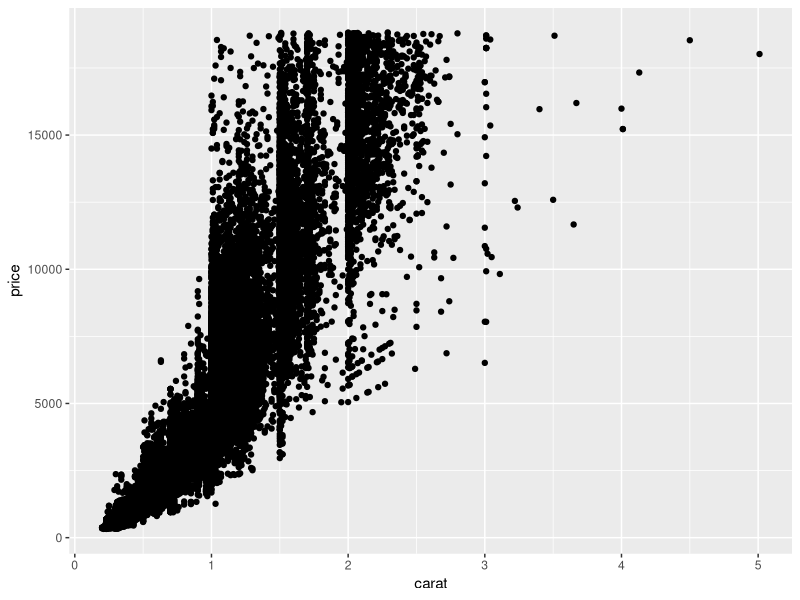
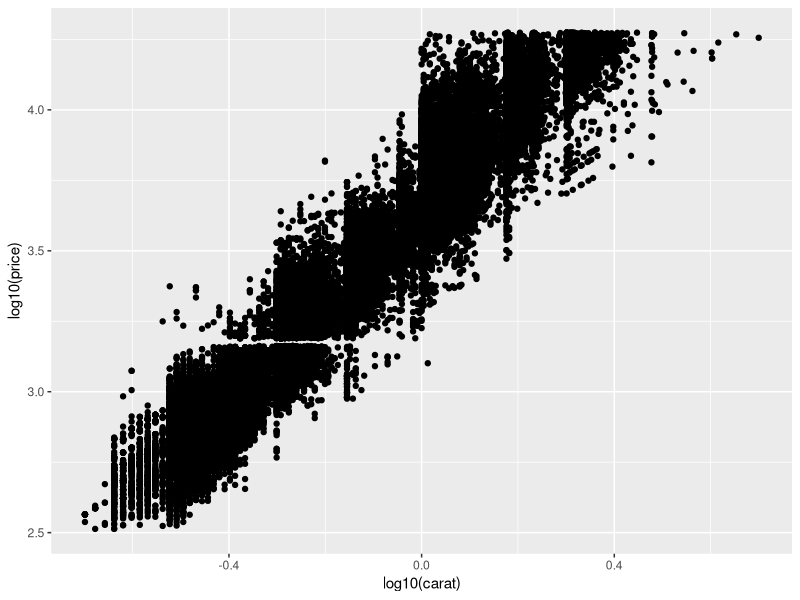
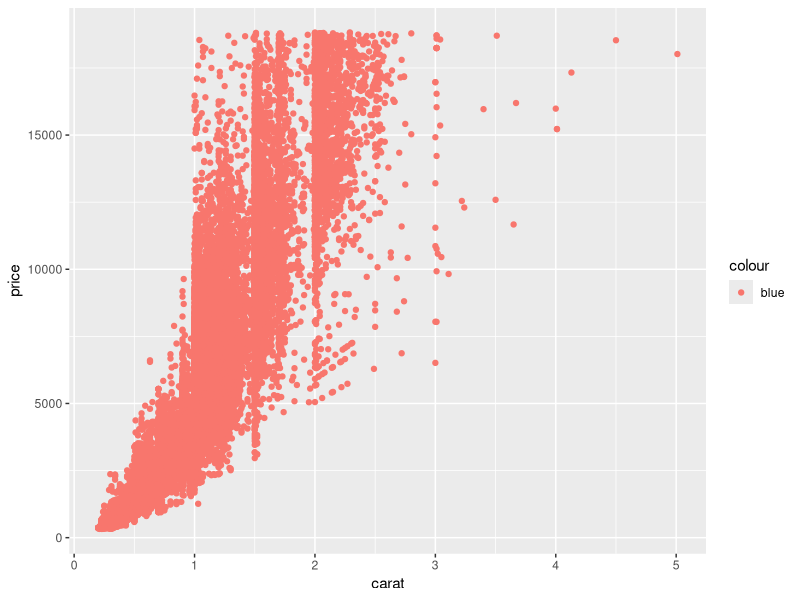
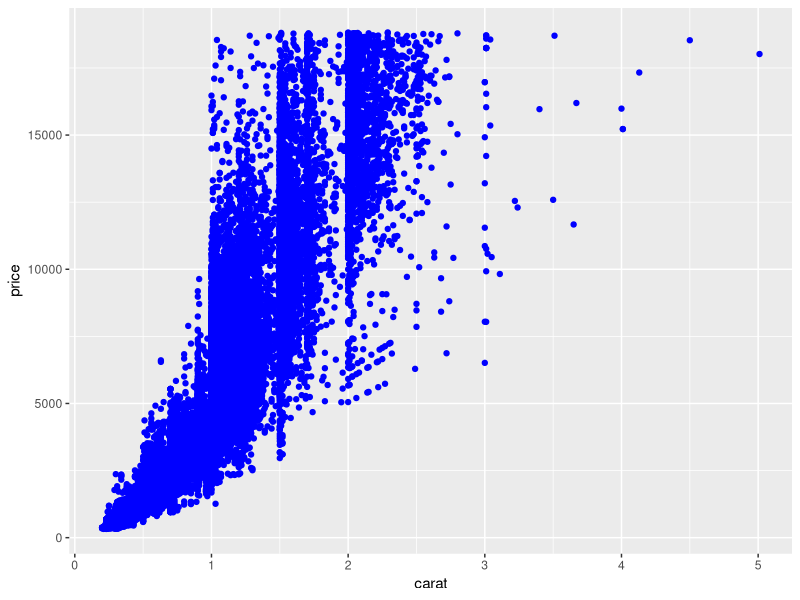
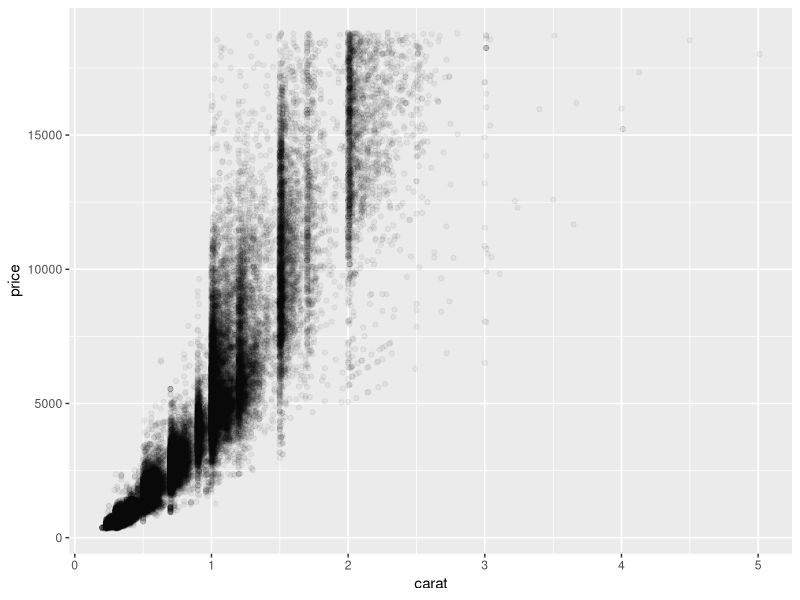
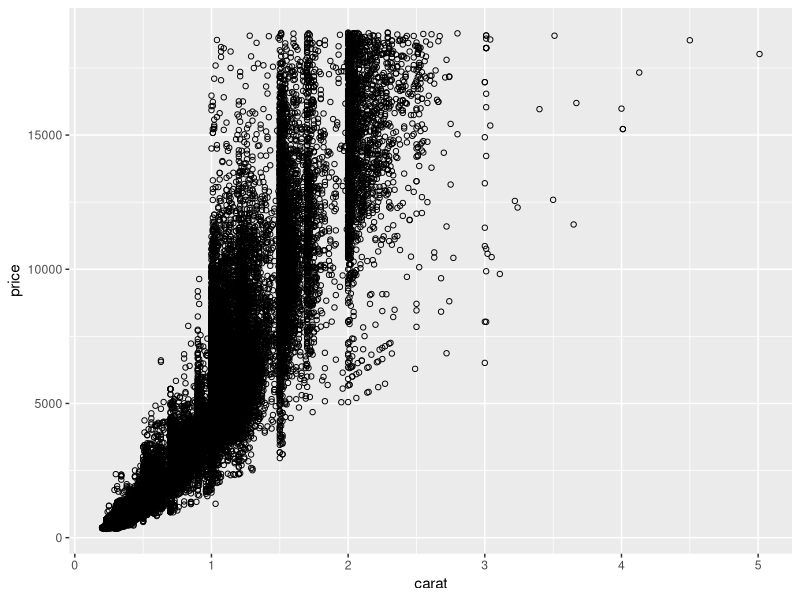
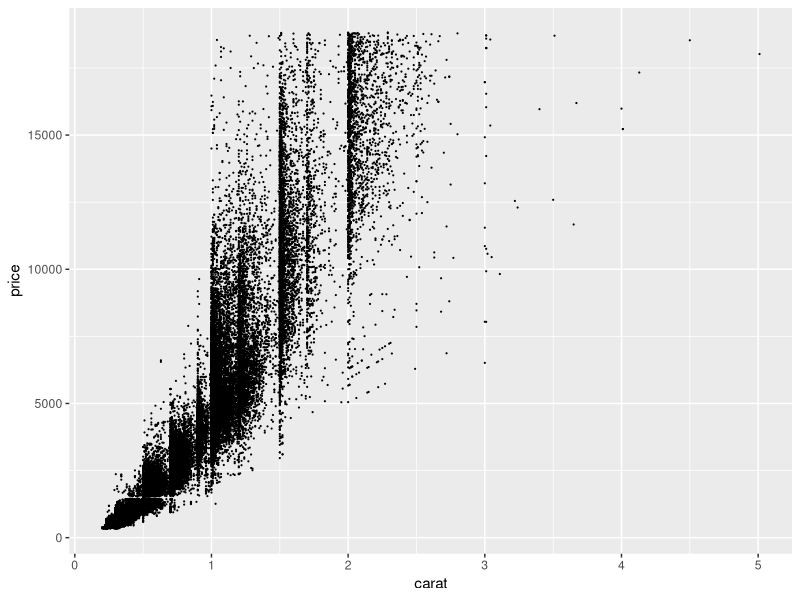
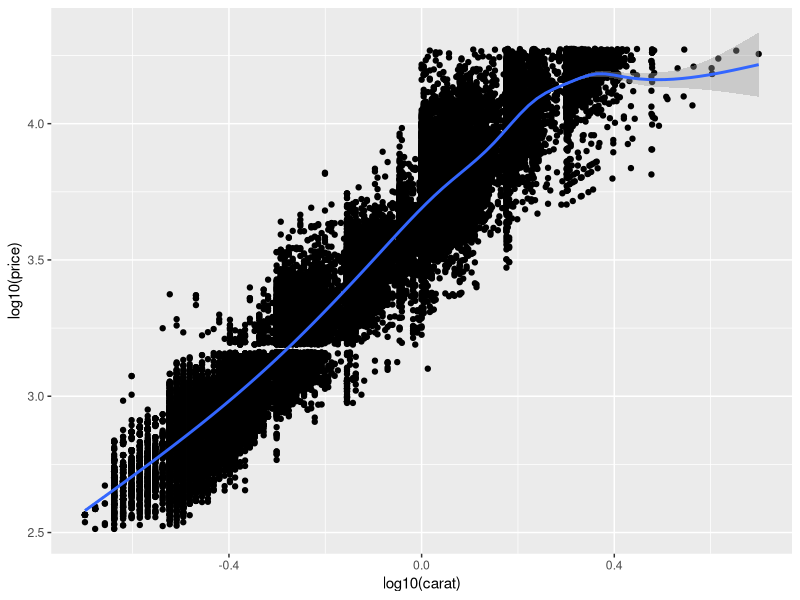

Recreate these plots in R, in order.
library(ggplot2)

# Layer basics ------------------------------------------------------------

# ggplot(diamonds, aes(price, carat))
# ggplot(diamonds)
aes(price, carat)

geom_point()
geom_histogram()

# Warmups ------------------------------------------------------------------

ggplot(diamonds, aes(carat, price)) +
  geom_point()

ggplot(diamonds, aes(log10(carat), log10(price))) +
  geom_point()


# Change aesthetics -------------------------------------------------------

ggplot(diamonds, aes(carat, price)) +
  geom_point(aes(colour = "blue"))

ggplot(diamonds, aes(carat, price)) +
  geom_point(colour = "blue")

ggplot(diamonds, aes(carat, price)) +
  geom_point(alpha = 1/20)
ggplot(diamonds, aes(carat, price)) +
  geom_point(shape = 1)
ggplot(diamonds, aes(carat, price)) +
  geom_point(size = 0.1)


# Conditional summaries ---------------------------------------------------

ggplot(diamonds, aes(log10(carat), log10(price))) +
  geom_point() +
  geom_smooth()

ggplot(diamonds, aes(log10(carat), log10(price), colour = cut)) +
  geom_point() +
  geom_smooth()
ggplot(diamonds, aes(log10(carat), log10(price))) +
  geom_point(aes(colour = cut)) +
  geom_smooth()



ggplot(diamonds, aes(log10(carat), log10(price))) +
  geom_point() +
  geom_smooth(method = "lm")

mod <- lm(log10(price) ~ log10(carat), data = diamonds)
diamonds$resid <- resid(mod)

ggplot(diamonds, aes(log10(carat), log10(price))) +
  geom_point(aes(colour = resid)) +
  geom_smooth(method = "lm") +
  scale_colour_gradient2()

ggplot(diamonds, aes(log10(carat), resid)) +
  geom_point()


ggplot(diamonds, aes(log10(carat), log10(price))) +
  geom_boxplot()

ggplot(diamonds, aes(log10(carat), log10(price))) +
  geom_boxplot(aes(group = plyr::round_any(log10(carat), 0.05)))

plyr::round_any(c(3.232, 5.46, 10.46), 0.1)
plyr::round_any(c(3.232, 5.46, 10.46), 0.25)
plyr::round_any(c(3.232, 5.46, 10.46), 3)

ggplot(diamonds, aes(log10(carat), log10(price))) +
  geom_violin(aes(group = plyr::round_any(log10(carat), 0.1)), scale = "width")

ggplot(diamonds, aes(1, depth)) +
  geom_boxplot()

ggplot(diamonds, aes(cut, depth)) +
  geom_boxplot()

ggplot(diamonds, aes(depth)) +
  geom_histogram(binwidth = 0.2) +
  xlim(56, 67)

ggplot(diamonds, aes(depth, fill = cut)) +
  geom_histogram(binwidth = 0.2) +
  xlim(56, 67)

ggplot(diamonds, aes(depth)) +
  geom_histogram(binwidth = 0.2) +
  facet_wrap(~cut) +
  xlim(56, 67)

ggplot(diamonds, aes(depth, colour = cut)) +
  geom_freqpoly(binwidth = 0.2) +
  xlim(56, 67)

ggplot(diamonds, aes(depth, colour = cut)) +
  geom_freqpoly(aes(y = ..density..), binwidth = 0.2) +
  xlim(56, 67)



# Distribution of price ---------------------------------------------------

ggplot(diamonds, aes(price)) +
  geom_histogram()

ggplot(diamonds, aes(log10(price))) +
  geom_histogram()
ggplot(diamonds, aes(log10(price))) +
  geom_histogram(binwidth = 0.05)

ggplot(diamonds, aes(log10(price))) +
  geom_histogram(aes(fill = cut), binwidth = 0.05)
ggplot(diamonds, aes(log10(price))) +
  geom_freqpoly(aes(colour = cut), binwidth = 0.05)
ggplot(diamonds, aes(log10(price))) +
  geom_freqpoly(aes(y = ..density.., colour = cut), binwidth = 0.05)
ggplot(diamonds, aes(log10(price))) +
  geom_freqpoly(aes(y = ..density.., colour = cut), binwidth = 0.25)

ggplot(diamonds, aes(cut, log10(price))) +
  geom_violin()

ggplot(diamonds, aes(log10(price))) +
  geom_density(aes(y = ..density.., colour = cut))



# Comparisons -------------------------------------------------------------

ggplot(diamonds, aes(log10(carat), log10(price))) +
  geom_point(aes(colour = color))

ggplot(diamonds, aes(log10(carat), log10(price))) +
  geom_bin2d() +
  facet_wrap(~color)

# Annotations can be very useful!
coef(lm(log10(price) ~ log10(carat), data = diamonds))

ggplot(diamonds, aes(log10(carat), log10(price))) +
  geom_bin2d() +
  geom_abline(intercept = 3.67, slope = 1.68, colour = "white") +
  facet_wrap(~color)
